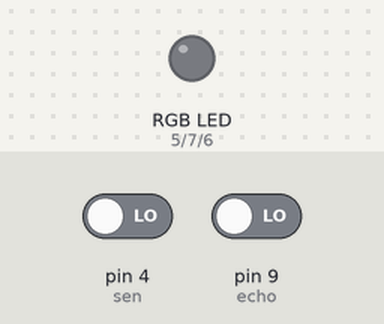
Simulated run of this sketch. Board: Arduino Uno, built with avr-gcc and run on an emulated ATmega328P. Parts: an RGB LED mixed from three pins (HIGH = lit). The inputs (shaded band) are chosen by the test bench; at power-on: pin 4 (sen) LOW, pin 9 (echo) LOW. Pins used as bus, display or sensor lines are not drawn.

Above: at 1.2 s.
1.3 s: pin 4 (sen) driven HIGH
At 3.89 s:
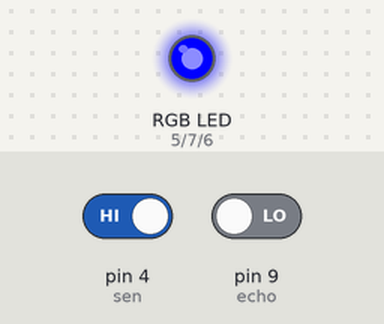
4.3 s: pin 4 (sen) driven LOW
At 4.9 s:
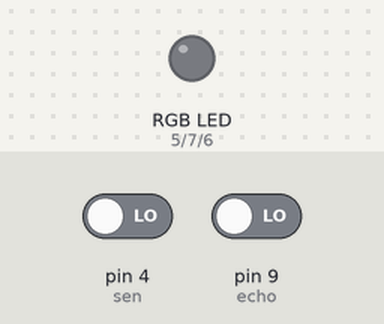
Timing chart, 0 to 7.3 s (numbered marks = the images above; inputs shaded):
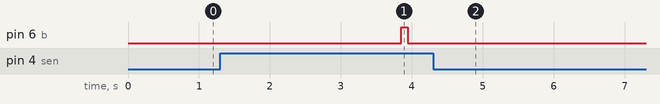

The sketch:

Security_Call_System.ino
```cpp
#include<SoftwareSerial.h>

SoftwareSerial gsm(2,3);
int sen=4; //Motion Sensor
float dis;
float t;
int r=5; //Red Of Rgb
int b=6; //Blue of rgB
int g=7; //Green of rGb
int trig=8;
int echo=9;

void setup(){
  pinMode(sen, INPUT);
  pinMode(r, OUTPUT);
  pinMode(b, OUTPUT);
  pinMode(g, OUTPUT);
  pinMode(trig, OUTPUT);
  pinMode(echo, INPUT);
}
void loop(){
    Serial.println("Any Issues/Query DM me on my Instagram -> https://www.instagram.com/iamsainath.u/ \n Username @iamsainath.u");
    if(digitalRead(sen)==HIGH){
    digitalWrite(trig, LOW);
    delay(500);

    digitalWrite(trig, HIGH);
    delay(1000);

    digitalWrite(trig, LOW);
    t=pulseIn(echo, HIGH);

    dis= t/29/2;

    delay(50);
    Serial.println(dis);

    if(dis<=100){
      digitalWrite(b, HIGH);
      delay(90);
      digitalWrite(b, LOW);
      delay(500);
    }
    else{
      if(dis<=70){
        digitalWrite(g, HIGH);
        digitalWrite(r, LOW);

        delay(90);

        digitalWrite(g, LOW);
        digitalWrite(r, LOW);
        delay(500);
      }
      else{
        if(dis<=55){
          delay(100);
          Serial.begin(9600);
          gsm.begin(9600);
          gsm.println("ATD7569******;"); // your phone number
          gsm.println("ATH");
          digitalWrite(r, HIGH);
          digitalWrite(b, LOW);
          digitalWrite(g, LOW);

          delay(100);

          digitalWrite(b, HIGH);
          digitalWrite(r, LOW);
          digitalWrite(g, LOW);

          delay(100);

          digitalWrite(g, HIGH);
          digitalWrite(b, LOW);
          digitalWrite(r, LOW);
          delay(100);
        }
      }
    }
  }
}
```

Measured:
- after the input at 1.3 s, pin 6 (b): LOW → HIGH after 2.6 s, → LOW 0.09 s later
- after the input at 4.3 s, pin 6 (b): stops changing and stays LOW
